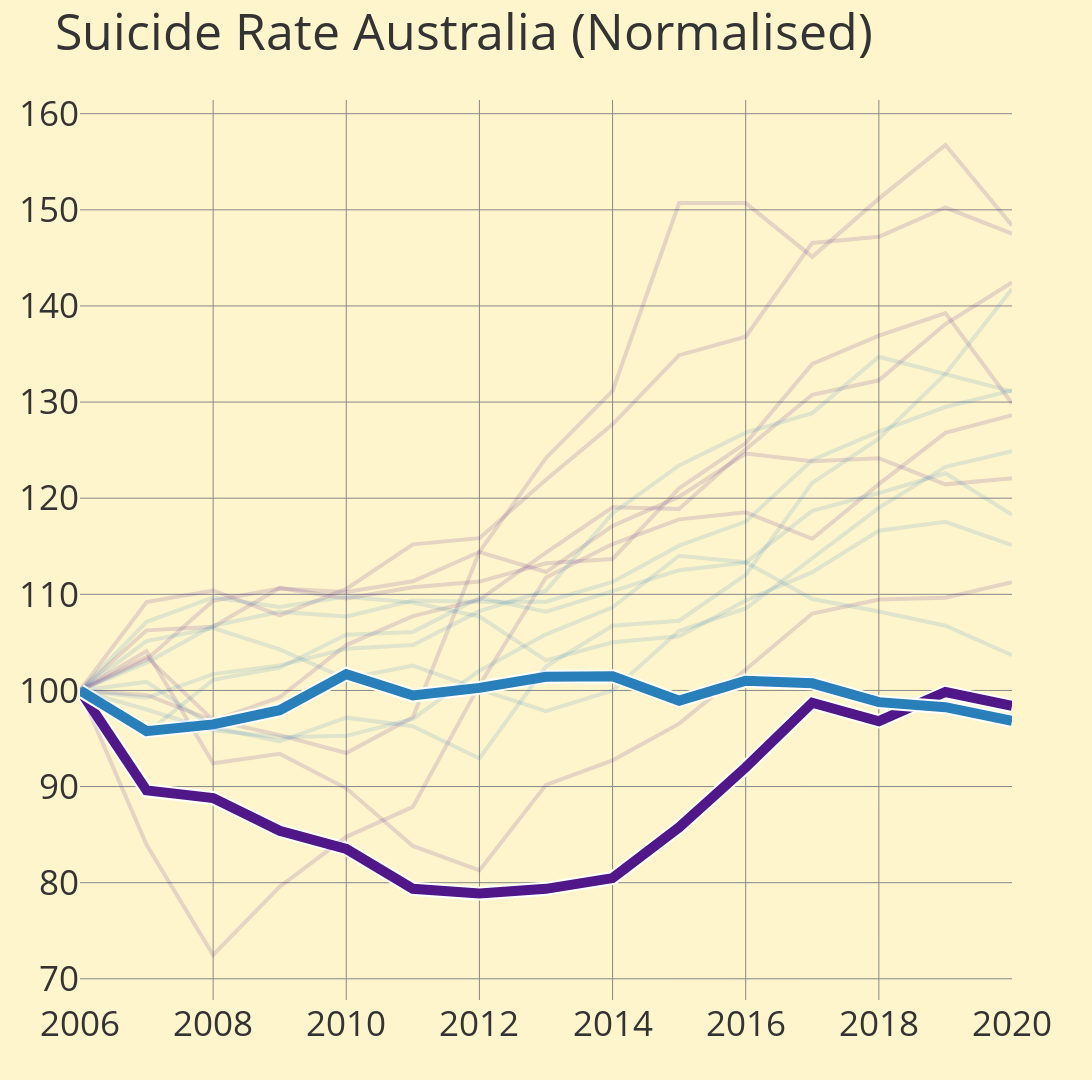

The code cell stored with this chart in its notebook:
### Code cell
plot_normalized_suicide_trends(
    file_name="d_aus_suicide_grouped.csv",
    min_year=2006,
    max_year=2020,
    # age_groups=["<20", "20s", "30s"],
    split_by_gender=True,
    split_by_age_group=True,
    template="base",
    rolling_window=5,
    highlight_lines=["Males_70s", "Females_70s"],
    show_legend=False
)

### Figure 1 — Plotly figure (JSON) as saved in the notebook; plotly's stock layout.template omitted (floating-point values rounded to 4 significant figures)
{"data": [{"line": {"color": "#4f1787", "width": 4}, "mode": "lines", "name": "Females 20s", "opacity": 0.15, "type": "scatter", "x": [2006, 2007, 2008, 2009, 2010, 2011, 2012, 2013, 2014, 2015, 2016, 2017, 2018, 2019, 2020], "y": [100, 99.53, 96.86, 99.29, 104.7, 107.7, 109.4, 114.3, 119.1, 118.9, 125.1, 130.8, 132.3, 138.1, 142.5]}, {"line": {"color": "#4f1787", "width": 4}, "mode": "lines", "name": "Females 30s", "opacity": 0.15, "type": "scatter", "x": [2006, 2007, 2008, 2009, 2010, 2011, 2012, 2013, 2014, 2015, 2016, 2017, 2018, 2019, 2020], "y": [100, 103.2, 109.3, 110.6, 110.2, 111.4, 114.4, 112.3, 117.1, 120.2, 124.6, 123.8, 124.2, 121.4, 122.1]}, {"line": {"color": "#4f1787", "width": 4}, "mode": "lines", "name": "Females 40s", "opacity": 0.15, "type": "scatter", "x": [2006, 2007, 2008, 2009, 2010, 2011, 2012, 2013, 2014, 2015, 2016, 2017, 2018, 2019, 2020], "y": [100, 109.2, 110.4, 107.8, 110.6, 115.2, 115.8, 121.9, 127.7, 134.9, 136.8, 146.6, 147.2, 150.2, 147.5]}, {"line": {"color": "#4f1787", "width": 4}, "mode": "lines", "name": "Females 50s", "opacity": 0.15, "type": "scatter", "x": [2006, 2007, 2008, 2009, 2010, 2011, 2012, 2013, 2014, 2015, 2016, 2017, 2018, 2019, 2020], "y": [100, 106.2, 106.6, 110.7, 109.6, 110.7, 111.3, 113.2, 113.7, 121.0, 125.7, 134.0, 136.9, 139.3, 129.9]}, {"line": {"color": "#4f1787", "width": 4}, "mode": "lines", "name": "Females 60s", "opacity": 0.15, "type": "scatter", "x": [2006, 2007, 2008, 2009, 2010, 2011, 2012, 2013, 2014, 2015, 2016, 2017, 2018, 2019, 2020], "y": [100, 104.1, 92.42, 93.41, 89.82, 83.82, 81.27, 90.18, 92.73, 96.55, 102.2, 108, 109.5, 109.6, 111.3]}, {"line": {"color": "white", "width": 14}, "mode": "lines", "showlegend": false, "type": "scatter", "x": [2006, 2007, 2008, 2009, 2010, 2011, 2012, 2013, 2014, 2015, 2016, 2017, 2018, 2019, 2020], "y": [100, 89.6, 88.8, 85.4, 83.52, 79.36, 78.88, 79.36, 80.48, 85.76, 92, 98.72, 96.8, 99.84, 98.4]}, {"line": {"color": "#4f1787", "width": 10}, "mode": "lines", "name": "Females 70s", "opacity": 1, "type": "scatter", "x": [2006, 2007, 2008, 2009, 2010, 2011, 2012, 2013, 2014, 2015, 2016, 2017, 2018, 2019, 2020], "y": [100, 89.6, 88.8, 85.4, 83.52, 79.36, 78.88, 79.36, 80.48, 85.76, 92, 98.72, 96.8, 99.84, 98.4]}, {"line": {"color": "#4f1787", "width": 4}, "mode": "lines", "name": "Females 80+", "opacity": 0.15, "type": "scatter", "x": [2006, 2007, 2008, 2009, 2010, 2011, 2012, 2013, 2014, 2015, 2016, 2017, 2018, 2019, 2020], "y": [100, 83.94, 72.48, 79.59, 84.77, 87.89, 100.6, 111.7, 115.2, 117.8, 118.5, 115.8, 121.5, 126.8, 128.6]}, {"line": {"color": "#4f1787", "width": 4}, "mode": "lines", "name": "Females <20", "opacity": 0.15, "type": "scatter", "x": [2006, 2007, 2008, 2009, 2010, 2011, 2012, 2013, 2014, 2015, 2016, 2017, 2018, 2019, 2020], "y": [100, 103.5, 96.9, 95.35, 93.49, 97.21, 114.4, 124.2, 131.2, 150.7, 150.7, 145.1, 151.2, 156.7, 148.4]}, {"line": {"color": "#297fb9", "width": 4}, "mode": "lines", "name": "Males 20s", "opacity": 0.15, "type": "scatter", "x": [2006, 2007, 2008, 2009, 2010, 2011, 2012, 2013, 2014, 2015, 2016, 2017, 2018, 2019, 2020], "y": [100, 105.1, 106.5, 104.3, 101.2, 102.6, 100.1, 97.84, 100, 106.2, 108.5, 113.7, 119.0, 123.3, 124.9]}, {"line": {"color": "#297fb9", "width": 4}, "mode": "lines", "name": "Males 30s", "opacity": 0.15, "type": "scatter", "x": [2006, 2007, 2008, 2009, 2010, 2011, 2012, 2013, 2014, 2015, 2016, 2017, 2018, 2019, 2020], "y": [100, 107.1, 109.7, 108.7, 109.8, 109.1, 107.7, 103.1, 105.0, 105.6, 109.4, 112.3, 116.6, 117.5, 115.1]}, {"line": {"color": "#297fb9", "width": 4}, "mode": "lines", "name": "Males 40s", "opacity": 0.15, "type": "scatter", "x": [2006, 2007, 2008, 2009, 2010, 2011, 2012, 2013, 2014, 2015, 2016, 2017, 2018, 2019, 2020], "y": [100, 95.58, 101.1, 102.4, 105.8, 106.1, 109.6, 108.2, 110.3, 112.5, 113.3, 118.7, 120.5, 122.6, 118.3]}, {"line": {"color": "#297fb9", "width": 4}, "mode": "lines", "name": "Males 50s", "opacity": 0.15, "type": "scatter", "x": [2006, 2007, 2008, 2009, 2010, 2011, 2012, 2013, 2014, 2015, 2016, 2017, 2018, 2019, 2020], "y": [100, 99.24, 101.7, 102.6, 104.3, 104.7, 108.2, 110.4, 118.4, 123.4, 126.8, 128.9, 134.7, 132.9, 131.1]}, {"line": {"color": "#297fb9", "width": 4}, "mode": "lines", "name": "Males 60s", "opacity": 0.15, "type": "scatter", "x": [2006, 2007, 2008, 2009, 2010, 2011, 2012, 2013, 2014, 2015, 2016, 2017, 2018, 2019, 2020], "y": [100, 102.9, 106.7, 108.2, 107.7, 109.4, 109.2, 109.2, 111.3, 115.1, 117.6, 124.0, 126.9, 129.5, 131.2]}, {"line": {"color": "white", "width": 14}, "mode": "lines", "showlegend": false, "type": "scatter", "x": [2006, 2007, 2008, 2009, 2010, 2011, 2012, 2013, 2014, 2015, 2016, 2017, 2018, 2019, 2020], "y": [100, 95.77, 96.47, 97.95, 101.7, 99.47, 100.3, 101.4, 101.5, 98.94, 101.0, 100.7, 98.78, 98.25, 96.83]}, {"line": {"color": "#297fb9", "width": 10}, "mode": "lines", "name": "Males 70s", "opacity": 1, "type": "scatter", "x": [2006, 2007, 2008, 2009, 2010, 2011, 2012, 2013, 2014, 2015, 2016, 2017, 2018, 2019, 2020], "y": [100, 95.77, 96.47, 97.95, 101.7, 99.47, 100.3, 101.4, 101.5, 98.94, 101.0, 100.7, 98.78, 98.25, 96.83]}, {"line": {"color": "#297fb9", "width": 4}, "mode": "lines", "name": "Males 80+", "opacity": 0.15, "type": "scatter", "x": [2006, 2007, 2008, 2009, 2010, 2011, 2012, 2013, 2014, 2015, 2016, 2017, 2018, 2019, 2020], "y": [100, 98.02, 95.86, 95.14, 95.28, 97.05, 102.1, 105.8, 108.6, 114.0, 113.3, 109.5, 108.2, 106.7, 103.7]}, {"line": {"color": "#297fb9", "width": 4}, "mode": "lines", "name": "Males <20", "opacity": 0.15, "type": "scatter", "x": [2006, 2007, 2008, 2009, 2010, 2011, 2012, 2013, 2014, 2015, 2016, 2017, 2018, 2019, 2020], "y": [100, 100.9, 96.17, 94.69, 97.17, 96.28, 92.92, 102.5, 106.7, 107.3, 112.0, 121.6, 126.2, 132.9, 141.8]}], "layout": {"height": 1080, "legend": {"title": {"text": "Group"}}, "showlegend": false, "title": {"font": {"size": 50}, "text": "Suicide Rate Australia (Normalised)"}, "width": 1920, "xaxis": {"tickfont": {"size": 35}, "title": {}}, "yaxis": {"tickfont": {"size": 35}, "title": {}}}}
